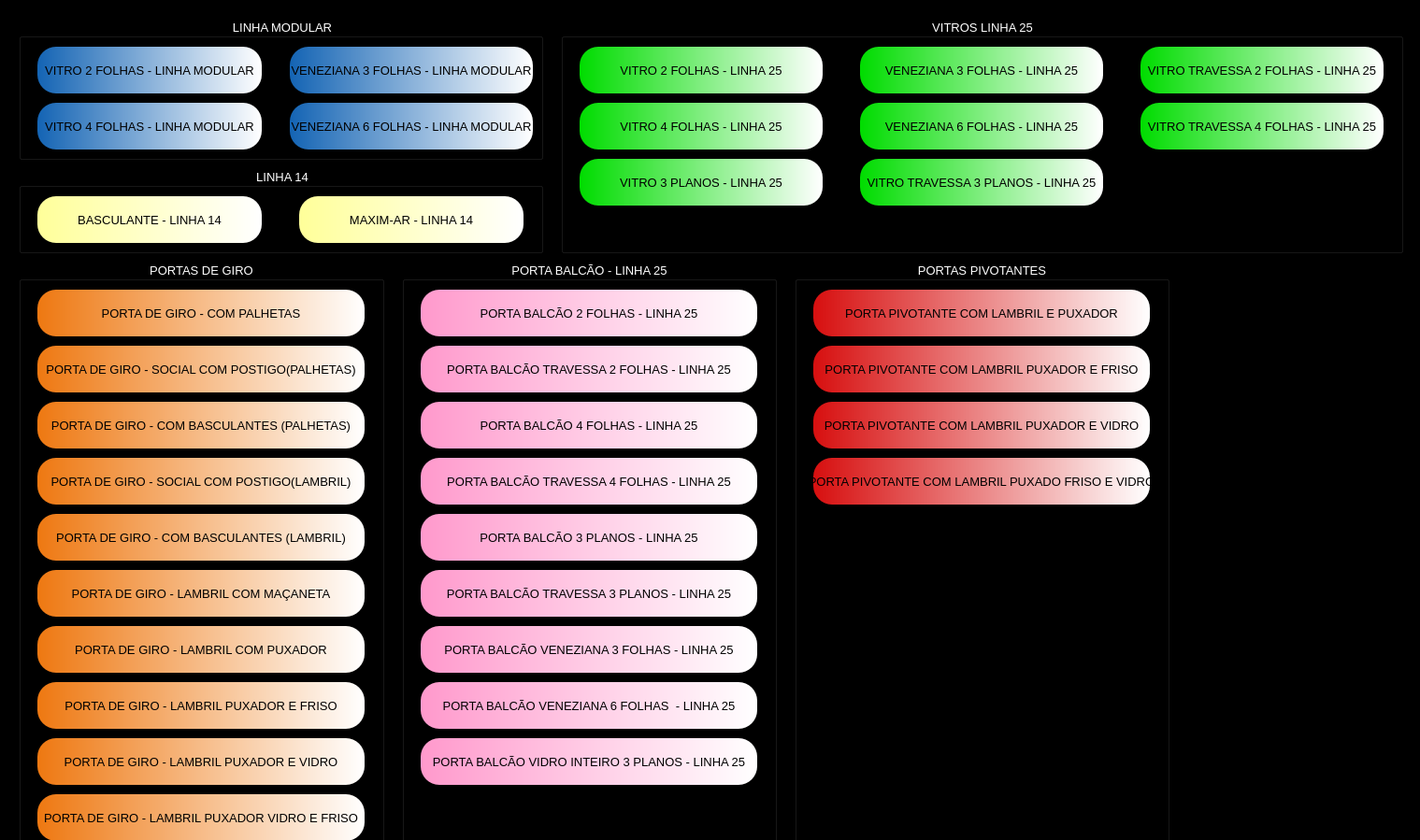
<?xml version="1.0" encoding="UTF-8"?>
<ui version="4.0">
 <class>MainWindow_menu_produtos</class>
 <widget class="QMainWindow" name="MainWindow_menu_produtos">
  <property name="geometry">
   <rect>
    <x>0</x>
    <y>0</y>
    <width>1519</width>
    <height>899</height>
   </rect>
  </property>
  <property name="windowTitle">
   <string>.:: PERFILARE ::. - Meu de Produtos</string>
  </property>
  <property name="styleSheet">
   <string notr="true">background-color: rgb(0, 0, 0);</string>
  </property>
  <widget class="QWidget" name="centralwidget_menu_principal">
   <widget class="QGroupBox" name="groupBox_linha_modular">
    <property name="geometry">
     <rect>
      <x>20</x>
      <y>20</y>
      <width>561</width>
      <height>151</height>
     </rect>
    </property>
    <property name="font">
     <font>
      <pointsize>10</pointsize>
     </font>
    </property>
    <property name="styleSheet">
     <string notr="true">color: rgb(255, 255, 255);</string>
    </property>
    <property name="title">
     <string>LINHA MODULAR</string>
    </property>
    <property name="alignment">
     <set>Qt::AlignHCenter|Qt::AlignTop</set>
    </property>
    <property name="flat">
     <bool>false</bool>
    </property>
    <property name="checkable">
     <bool>false</bool>
    </property>
    <widget class="QPushButton" name="pushButton_vitro_modular_2f">
     <property name="geometry">
      <rect>
       <x>20</x>
       <y>30</y>
       <width>240</width>
       <height>50</height>
      </rect>
     </property>
     <property name="font">
      <font>
       <pointsize>10</pointsize>
      </font>
     </property>
     <property name="styleSheet">
      <string notr="true">background-color: qlineargradient(spread:pad, x1:0, y1:0, x2:1, y2:0, stop:0 rgba(20, 100, 180, 255), stop:1 rgba(255, 255, 255, 255));
color: rgb(0, 0, 0);
border-radius: 20px;</string>
     </property>
     <property name="text">
      <string>VITRO 2 FOLHAS - LINHA MODULAR</string>
     </property>
    </widget>
    <widget class="QPushButton" name="pushButton_vitro_modular_4f">
     <property name="geometry">
      <rect>
       <x>20</x>
       <y>90</y>
       <width>240</width>
       <height>50</height>
      </rect>
     </property>
     <property name="font">
      <font>
       <pointsize>10</pointsize>
      </font>
     </property>
     <property name="styleSheet">
      <string notr="true">background-color: qlineargradient(spread:pad, x1:0, y1:0, x2:1, y2:0, stop:0 rgba(20, 100, 180, 255), stop:1 rgba(255, 255, 255, 255));
color: rgb(0, 0, 0);
border-radius: 20px;</string>
     </property>
     <property name="text">
      <string>VITRO 4 FOLHAS - LINHA MODULAR</string>
     </property>
    </widget>
    <widget class="QPushButton" name="pushButton_veneziana_modular_3f">
     <property name="geometry">
      <rect>
       <x>290</x>
       <y>30</y>
       <width>260</width>
       <height>50</height>
      </rect>
     </property>
     <property name="font">
      <font>
       <pointsize>10</pointsize>
      </font>
     </property>
     <property name="styleSheet">
      <string notr="true">background-color: qlineargradient(spread:pad, x1:0, y1:0, x2:1, y2:0, stop:0 rgba(20, 100, 180, 255), stop:1 rgba(255, 255, 255, 255));
color: rgb(0, 0, 0);
border-radius: 20px;</string>
     </property>
     <property name="text">
      <string>VENEZIANA 3 FOLHAS - LINHA MODULAR</string>
     </property>
    </widget>
    <widget class="QPushButton" name="pushButton_veneziana_modular_6f">
     <property name="geometry">
      <rect>
       <x>290</x>
       <y>90</y>
       <width>260</width>
       <height>50</height>
      </rect>
     </property>
     <property name="font">
      <font>
       <pointsize>10</pointsize>
      </font>
     </property>
     <property name="styleSheet">
      <string notr="true">background-color: qlineargradient(spread:pad, x1:0, y1:0, x2:1, y2:0, stop:0 rgba(20, 100, 180, 255), stop:1 rgba(255, 255, 255, 255));
color: rgb(0, 0, 0);
border-radius: 20px;</string>
     </property>
     <property name="text">
      <string>VENEZIANA 6 FOLHAS - LINHA MODULAR</string>
     </property>
    </widget>
   </widget>
   <widget class="QGroupBox" name="groupBox_vitro_linha_25">
    <property name="geometry">
     <rect>
      <x>600</x>
      <y>20</y>
      <width>901</width>
      <height>251</height>
     </rect>
    </property>
    <property name="font">
     <font>
      <pointsize>10</pointsize>
     </font>
    </property>
    <property name="styleSheet">
     <string notr="true">color: rgb(255, 255, 255);</string>
    </property>
    <property name="title">
     <string>VITROS LINHA 25</string>
    </property>
    <property name="alignment">
     <set>Qt::AlignHCenter|Qt::AlignTop</set>
    </property>
    <property name="flat">
     <bool>false</bool>
    </property>
    <property name="checkable">
     <bool>false</bool>
    </property>
    <widget class="QPushButton" name="pushButton_vitro_linha25_2f">
     <property name="geometry">
      <rect>
       <x>20</x>
       <y>30</y>
       <width>260</width>
       <height>50</height>
      </rect>
     </property>
     <property name="font">
      <font>
       <pointsize>10</pointsize>
      </font>
     </property>
     <property name="styleSheet">
      <string notr="true">background-color: qlineargradient(spread:pad, x1:0, y1:0, x2:1, y2:0, stop:0 rgba(0, 220, 0, 255), stop:1 rgba(255, 255, 255, 255));
color: rgb(0, 0, 0);
border-radius: 20px;</string>
     </property>
     <property name="text">
      <string>VITRO 2 FOLHAS - LINHA 25</string>
     </property>
    </widget>
    <widget class="QPushButton" name="pushButton_vitro_linha25_4f">
     <property name="geometry">
      <rect>
       <x>20</x>
       <y>90</y>
       <width>260</width>
       <height>50</height>
      </rect>
     </property>
     <property name="font">
      <font>
       <pointsize>10</pointsize>
      </font>
     </property>
     <property name="styleSheet">
      <string notr="true">background-color: qlineargradient(spread:pad, x1:0, y1:0, x2:1, y2:0, stop:0 rgba(0, 220, 0, 255), stop:1 rgba(255, 255, 255, 255));
color: rgb(0, 0, 0);
border-radius: 20px;</string>
     </property>
     <property name="text">
      <string>VITRO 4 FOLHAS - LINHA 25</string>
     </property>
    </widget>
    <widget class="QPushButton" name="pushButton_veneziana_linha25_3f">
     <property name="geometry">
      <rect>
       <x>320</x>
       <y>30</y>
       <width>260</width>
       <height>50</height>
      </rect>
     </property>
     <property name="font">
      <font>
       <pointsize>10</pointsize>
      </font>
     </property>
     <property name="styleSheet">
      <string notr="true">background-color: qlineargradient(spread:pad, x1:0, y1:0, x2:1, y2:0, stop:0 rgba(0, 220, 0, 255), stop:1 rgba(255, 255, 255, 255));
color: rgb(0, 0, 0);
border-radius: 20px;</string>
     </property>
     <property name="text">
      <string>VENEZIANA 3 FOLHAS - LINHA 25</string>
     </property>
    </widget>
    <widget class="QPushButton" name="pushButton_veneziana_linha25_6f">
     <property name="geometry">
      <rect>
       <x>320</x>
       <y>90</y>
       <width>260</width>
       <height>50</height>
      </rect>
     </property>
     <property name="font">
      <font>
       <pointsize>10</pointsize>
      </font>
     </property>
     <property name="styleSheet">
      <string notr="true">background-color: qlineargradient(spread:pad, x1:0, y1:0, x2:1, y2:0, stop:0 rgba(0, 220, 0, 255), stop:1 rgba(255, 255, 255, 255));
color: rgb(0, 0, 0);
border-radius: 20px;</string>
     </property>
     <property name="text">
      <string>VENEZIANA 6 FOLHAS - LINHA 25</string>
     </property>
    </widget>
    <widget class="QPushButton" name="pushButton_vitro_linha25_2f_2">
     <property name="geometry">
      <rect>
       <x>620</x>
       <y>30</y>
       <width>260</width>
       <height>50</height>
      </rect>
     </property>
     <property name="font">
      <font>
       <pointsize>10</pointsize>
      </font>
     </property>
     <property name="styleSheet">
      <string notr="true">background-color: qlineargradient(spread:pad, x1:0, y1:0, x2:1, y2:0, stop:0 rgba(0, 220, 0, 255), stop:1 rgba(255, 255, 255, 255));
color: rgb(0, 0, 0);
border-radius: 20px;</string>
     </property>
     <property name="text">
      <string>VITRO TRAVESSA 2 FOLHAS - LINHA 25</string>
     </property>
    </widget>
    <widget class="QPushButton" name="pushButton_veneziana_linha25_3f_2">
     <property name="geometry">
      <rect>
       <x>20</x>
       <y>150</y>
       <width>260</width>
       <height>50</height>
      </rect>
     </property>
     <property name="font">
      <font>
       <pointsize>10</pointsize>
      </font>
     </property>
     <property name="styleSheet">
      <string notr="true">background-color: qlineargradient(spread:pad, x1:0, y1:0, x2:1, y2:0, stop:0 rgba(0, 220, 0, 255), stop:1 rgba(255, 255, 255, 255));
color: rgb(0, 0, 0);
border-radius: 20px;</string>
     </property>
     <property name="text">
      <string>VITRO 3 PLANOS - LINHA 25</string>
     </property>
    </widget>
    <widget class="QPushButton" name="pushButton_vitro_linha25_4f_2">
     <property name="geometry">
      <rect>
       <x>620</x>
       <y>90</y>
       <width>260</width>
       <height>50</height>
      </rect>
     </property>
     <property name="font">
      <font>
       <pointsize>10</pointsize>
      </font>
     </property>
     <property name="styleSheet">
      <string notr="true">background-color: qlineargradient(spread:pad, x1:0, y1:0, x2:1, y2:0, stop:0 rgba(0, 220, 0, 255), stop:1 rgba(255, 255, 255, 255));
color: rgb(0, 0, 0);
border-radius: 20px;</string>
     </property>
     <property name="text">
      <string>VITRO TRAVESSA 4 FOLHAS - LINHA 25</string>
     </property>
    </widget>
    <widget class="QPushButton" name="pushButton_veneziana_linha25_6f_2">
     <property name="geometry">
      <rect>
       <x>320</x>
       <y>150</y>
       <width>260</width>
       <height>50</height>
      </rect>
     </property>
     <property name="font">
      <font>
       <pointsize>10</pointsize>
      </font>
     </property>
     <property name="styleSheet">
      <string notr="true">background-color: qlineargradient(spread:pad, x1:0, y1:0, x2:1, y2:0, stop:0 rgba(0, 220, 0, 255), stop:1 rgba(255, 255, 255, 255));
color: rgb(0, 0, 0);
border-radius: 20px;</string>
     </property>
     <property name="text">
      <string>VITRO TRAVESSA 3 PLANOS - LINHA 25</string>
     </property>
    </widget>
   </widget>
   <widget class="QGroupBox" name="groupBox_porta_balcao_linha25">
    <property name="geometry">
     <rect>
      <x>430</x>
      <y>280</y>
      <width>401</width>
      <height>641</height>
     </rect>
    </property>
    <property name="font">
     <font>
      <pointsize>10</pointsize>
     </font>
    </property>
    <property name="styleSheet">
     <string notr="true">color: rgb(255, 255, 255);</string>
    </property>
    <property name="title">
     <string>PORTA BALCÃO - LINHA 25</string>
    </property>
    <property name="alignment">
     <set>Qt::AlignHCenter|Qt::AlignTop</set>
    </property>
    <property name="flat">
     <bool>false</bool>
    </property>
    <property name="checkable">
     <bool>false</bool>
    </property>
    <widget class="QPushButton" name="pushButton_pt_balcao_2f_linha25">
     <property name="geometry">
      <rect>
       <x>20</x>
       <y>30</y>
       <width>360</width>
       <height>50</height>
      </rect>
     </property>
     <property name="font">
      <font>
       <pointsize>10</pointsize>
      </font>
     </property>
     <property name="styleSheet">
      <string notr="true">background-color: qlineargradient(spread:pad, x1:0, y1:0, x2:1, y2:0, stop:0 rgba(255, 153, 204, 255), stop:1 rgba(255, 255, 255, 255));
color: rgb(0, 0, 0);
border-radius: 20px;</string>
     </property>
     <property name="text">
      <string>PORTA BALCÃO 2 FOLHAS - LINHA 25</string>
     </property>
    </widget>
    <widget class="QPushButton" name="pushButton_pt_balcao_travessa_2f_linha25">
     <property name="geometry">
      <rect>
       <x>20</x>
       <y>90</y>
       <width>360</width>
       <height>50</height>
      </rect>
     </property>
     <property name="font">
      <font>
       <pointsize>10</pointsize>
      </font>
     </property>
     <property name="styleSheet">
      <string notr="true">background-color: qlineargradient(spread:pad, x1:0, y1:0, x2:1, y2:0, stop:0 rgba(255, 153, 204, 255), stop:1 rgba(255, 255, 255, 255));
color: rgb(0, 0, 0);
border-radius: 20px;</string>
     </property>
     <property name="text">
      <string>PORTA BALCÃO TRAVESSA 2 FOLHAS - LINHA 25</string>
     </property>
    </widget>
    <widget class="QPushButton" name="pushButton_pt_balcao_4f_linha25">
     <property name="geometry">
      <rect>
       <x>20</x>
       <y>150</y>
       <width>360</width>
       <height>50</height>
      </rect>
     </property>
     <property name="font">
      <font>
       <pointsize>10</pointsize>
      </font>
     </property>
     <property name="styleSheet">
      <string notr="true">background-color: qlineargradient(spread:pad, x1:0, y1:0, x2:1, y2:0, stop:0 rgba(255, 153, 204, 255), stop:1 rgba(255, 255, 255, 255));
color: rgb(0, 0, 0);
border-radius: 20px;</string>
     </property>
     <property name="text">
      <string>PORTA BALCÃO 4 FOLHAS - LINHA 25</string>
     </property>
    </widget>
    <widget class="QPushButton" name="pushButton_pt_balcao_travessa_4f_linha25">
     <property name="geometry">
      <rect>
       <x>20</x>
       <y>210</y>
       <width>360</width>
       <height>50</height>
      </rect>
     </property>
     <property name="font">
      <font>
       <pointsize>10</pointsize>
      </font>
     </property>
     <property name="styleSheet">
      <string notr="true">background-color: qlineargradient(spread:pad, x1:0, y1:0, x2:1, y2:0, stop:0 rgba(255, 153, 204, 255), stop:1 rgba(255, 255, 255, 255));
color: rgb(0, 0, 0);
border-radius: 20px;</string>
     </property>
     <property name="text">
      <string>PORTA BALCÃO TRAVESSA 4 FOLHAS - LINHA 25</string>
     </property>
    </widget>
    <widget class="QPushButton" name="pushButton_pt_balcao_venez_3f_linha25">
     <property name="geometry">
      <rect>
       <x>20</x>
       <y>390</y>
       <width>360</width>
       <height>50</height>
      </rect>
     </property>
     <property name="font">
      <font>
       <pointsize>10</pointsize>
      </font>
     </property>
     <property name="styleSheet">
      <string notr="true">background-color: qlineargradient(spread:pad, x1:0, y1:0, x2:1, y2:0, stop:0 rgba(255, 153, 204, 255), stop:1 rgba(255, 255, 255, 255));
color: rgb(0, 0, 0);
border-radius: 20px;</string>
     </property>
     <property name="text">
      <string>PORTA BALCÃO VENEZIANA 3 FOLHAS - LINHA 25</string>
     </property>
    </widget>
    <widget class="QPushButton" name="pushButton_pt_balcao_3planos_linha25">
     <property name="geometry">
      <rect>
       <x>20</x>
       <y>270</y>
       <width>360</width>
       <height>50</height>
      </rect>
     </property>
     <property name="font">
      <font>
       <pointsize>10</pointsize>
      </font>
     </property>
     <property name="styleSheet">
      <string notr="true">background-color: qlineargradient(spread:pad, x1:0, y1:0, x2:1, y2:0, stop:0 rgba(255, 153, 204, 255), stop:1 rgba(255, 255, 255, 255));
color: rgb(0, 0, 0);
border-radius: 20px;</string>
     </property>
     <property name="text">
      <string>PORTA BALCÃO 3 PLANOS - LINHA 25</string>
     </property>
    </widget>
    <widget class="QPushButton" name="pushButton_pt_balcao_venez_6f_linha25">
     <property name="geometry">
      <rect>
       <x>20</x>
       <y>450</y>
       <width>360</width>
       <height>50</height>
      </rect>
     </property>
     <property name="font">
      <font>
       <pointsize>10</pointsize>
      </font>
     </property>
     <property name="styleSheet">
      <string notr="true">background-color: qlineargradient(spread:pad, x1:0, y1:0, x2:1, y2:0, stop:0 rgba(255, 153, 204, 255), stop:1 rgba(255, 255, 255, 255));
color: rgb(0, 0, 0);
border-radius: 20px;</string>
     </property>
     <property name="text">
      <string>PORTA BALCÃO VENEZIANA 6 FOLHAS  - LINHA 25</string>
     </property>
    </widget>
    <widget class="QPushButton" name="pushButton_pt_balcao_3planos_travessa_linha25">
     <property name="geometry">
      <rect>
       <x>20</x>
       <y>330</y>
       <width>360</width>
       <height>50</height>
      </rect>
     </property>
     <property name="font">
      <font>
       <pointsize>10</pointsize>
      </font>
     </property>
     <property name="styleSheet">
      <string notr="true">background-color: qlineargradient(spread:pad, x1:0, y1:0, x2:1, y2:0, stop:0 rgba(255, 153, 204, 255), stop:1 rgba(255, 255, 255, 255));
color: rgb(0, 0, 0);
border-radius: 20px;</string>
     </property>
     <property name="text">
      <string>PORTA BALCÃO TRAVESSA 3 PLANOS - LINHA 25</string>
     </property>
    </widget>
    <widget class="QPushButton" name="pushButton_pt_balc_3planos_vdint_linha25">
     <property name="geometry">
      <rect>
       <x>20</x>
       <y>510</y>
       <width>360</width>
       <height>50</height>
      </rect>
     </property>
     <property name="font">
      <font>
       <pointsize>10</pointsize>
      </font>
     </property>
     <property name="styleSheet">
      <string notr="true">background-color: qlineargradient(spread:pad, x1:0, y1:0, x2:1, y2:0, stop:0 rgba(255, 153, 204, 255), stop:1 rgba(255, 255, 255, 255));
color: rgb(0, 0, 0);
border-radius: 20px;</string>
     </property>
     <property name="text">
      <string>PORTA BALCÃO VIDRO INTEIRO 3 PLANOS - LINHA 25</string>
     </property>
    </widget>
   </widget>
   <widget class="QGroupBox" name="groupBox_linha14_max_basc">
    <property name="geometry">
     <rect>
      <x>20</x>
      <y>180</y>
      <width>561</width>
      <height>91</height>
     </rect>
    </property>
    <property name="font">
     <font>
      <pointsize>10</pointsize>
     </font>
    </property>
    <property name="styleSheet">
     <string notr="true">color: rgb(255, 255, 255);</string>
    </property>
    <property name="title">
     <string>LINHA 14</string>
    </property>
    <property name="alignment">
     <set>Qt::AlignHCenter|Qt::AlignTop</set>
    </property>
    <property name="flat">
     <bool>false</bool>
    </property>
    <property name="checkable">
     <bool>false</bool>
    </property>
    <widget class="QPushButton" name="pushButton_basculante_linha14">
     <property name="geometry">
      <rect>
       <x>20</x>
       <y>30</y>
       <width>240</width>
       <height>50</height>
      </rect>
     </property>
     <property name="font">
      <font>
       <pointsize>10</pointsize>
      </font>
     </property>
     <property name="styleSheet">
      <string notr="true">background-color: qlineargradient(spread:pad, x1:0, y1:0, x2:1, y2:0, stop:0 rgba(255, 255, 153, 255), stop:1 rgba(255, 255, 255, 255));
color: rgb(0, 0, 0);
border-radius: 20px;</string>
     </property>
     <property name="text">
      <string>BASCULANTE - LINHA 14</string>
     </property>
    </widget>
    <widget class="QPushButton" name="pushButton_maximar_linha14">
     <property name="geometry">
      <rect>
       <x>300</x>
       <y>30</y>
       <width>240</width>
       <height>50</height>
      </rect>
     </property>
     <property name="font">
      <font>
       <pointsize>10</pointsize>
      </font>
     </property>
     <property name="styleSheet">
      <string notr="true">background-color: qlineargradient(spread:pad, x1:0, y1:0, x2:1, y2:0, stop:0 rgba(255, 255, 153, 255), stop:1 rgba(255, 255, 255, 255));
color: rgb(0, 0, 0);
border-radius: 20px;</string>
     </property>
     <property name="text">
      <string>MAXIM-AR - LINHA 14</string>
     </property>
    </widget>
   </widget>
   <widget class="QGroupBox" name="groupBox_porta_giro">
    <property name="geometry">
     <rect>
      <x>20</x>
      <y>280</y>
      <width>391</width>
      <height>641</height>
     </rect>
    </property>
    <property name="font">
     <font>
      <pointsize>10</pointsize>
     </font>
    </property>
    <property name="styleSheet">
     <string notr="true">color: rgb(255, 255, 255);</string>
    </property>
    <property name="title">
     <string>PORTAS DE GIRO</string>
    </property>
    <property name="alignment">
     <set>Qt::AlignHCenter|Qt::AlignTop</set>
    </property>
    <property name="flat">
     <bool>false</bool>
    </property>
    <property name="checkable">
     <bool>false</bool>
    </property>
    <widget class="QPushButton" name="pushButton_pt_giro_palheta">
     <property name="geometry">
      <rect>
       <x>20</x>
       <y>30</y>
       <width>350</width>
       <height>50</height>
      </rect>
     </property>
     <property name="font">
      <font>
       <pointsize>10</pointsize>
      </font>
     </property>
     <property name="styleSheet">
      <string notr="true">background-color: qlineargradient(spread:pad, x1:0, y1:0, x2:1, y2:0, stop:0 rgba(238, 120, 17, 255), stop:1 rgba(255, 255, 255, 255));
color: rgb(0, 0, 0);
border-radius: 20px;</string>
     </property>
     <property name="text">
      <string>PORTA DE GIRO - COM PALHETAS</string>
     </property>
    </widget>
    <widget class="QPushButton" name="pushButton_pt_giro_social_pl">
     <property name="geometry">
      <rect>
       <x>20</x>
       <y>90</y>
       <width>350</width>
       <height>50</height>
      </rect>
     </property>
     <property name="font">
      <font>
       <pointsize>10</pointsize>
      </font>
     </property>
     <property name="styleSheet">
      <string notr="true">background-color: qlineargradient(spread:pad, x1:0, y1:0, x2:1, y2:0, stop:0 rgba(238, 120, 17, 255), stop:1 rgba(255, 255, 255, 255));
color: rgb(0, 0, 0);
border-radius: 20px;</string>
     </property>
     <property name="text">
      <string>PORTA DE GIRO - SOCIAL COM POSTIGO(PALHETAS)</string>
     </property>
    </widget>
    <widget class="QPushButton" name="pushButton_pt_gio_social_lb">
     <property name="geometry">
      <rect>
       <x>20</x>
       <y>210</y>
       <width>350</width>
       <height>50</height>
      </rect>
     </property>
     <property name="font">
      <font>
       <pointsize>10</pointsize>
      </font>
     </property>
     <property name="styleSheet">
      <string notr="true">background-color: qlineargradient(spread:pad, x1:0, y1:0, x2:1, y2:0, stop:0 rgba(238, 120, 17, 255), stop:1 rgba(255, 255, 255, 255));
color: rgb(0, 0, 0);
border-radius: 20px;</string>
     </property>
     <property name="text">
      <string>PORTA DE GIRO - SOCIAL COM POSTIGO(LAMBRIL)</string>
     </property>
    </widget>
    <widget class="QPushButton" name="pushButton_pt_giro_basculante_lb">
     <property name="geometry">
      <rect>
       <x>20</x>
       <y>270</y>
       <width>350</width>
       <height>50</height>
      </rect>
     </property>
     <property name="font">
      <font>
       <pointsize>10</pointsize>
      </font>
     </property>
     <property name="styleSheet">
      <string notr="true">background-color: qlineargradient(spread:pad, x1:0, y1:0, x2:1, y2:0, stop:0 rgba(238, 120, 17, 255), stop:1 rgba(255, 255, 255, 255));
color: rgb(0, 0, 0);
border-radius: 20px;</string>
     </property>
     <property name="text">
      <string>PORTA DE GIRO - COM BASCULANTES (LAMBRIL)</string>
     </property>
    </widget>
    <widget class="QPushButton" name="pushButton_pt_giro_lb_puxador_friso">
     <property name="geometry">
      <rect>
       <x>20</x>
       <y>450</y>
       <width>350</width>
       <height>50</height>
      </rect>
     </property>
     <property name="font">
      <font>
       <pointsize>10</pointsize>
      </font>
     </property>
     <property name="styleSheet">
      <string notr="true">background-color: qlineargradient(spread:pad, x1:0, y1:0, x2:1, y2:0, stop:0 rgba(238, 120, 17, 255), stop:1 rgba(255, 255, 255, 255));
color: rgb(0, 0, 0);
border-radius: 20px;</string>
     </property>
     <property name="text">
      <string>PORTA DE GIRO - LAMBRIL PUXADOR E FRISO</string>
     </property>
    </widget>
    <widget class="QPushButton" name="pushButton_pt_giro_lb_macaneta">
     <property name="geometry">
      <rect>
       <x>20</x>
       <y>330</y>
       <width>350</width>
       <height>50</height>
      </rect>
     </property>
     <property name="font">
      <font>
       <pointsize>10</pointsize>
      </font>
     </property>
     <property name="styleSheet">
      <string notr="true">background-color: qlineargradient(spread:pad, x1:0, y1:0, x2:1, y2:0, stop:0 rgba(238, 120, 17, 255), stop:1 rgba(255, 255, 255, 255));
color: rgb(0, 0, 0);
border-radius: 20px;</string>
     </property>
     <property name="text">
      <string>PORTA DE GIRO - LAMBRIL COM MAÇANETA</string>
     </property>
    </widget>
    <widget class="QPushButton" name="pushButton_pt_giro_lb_puxador_vidro">
     <property name="geometry">
      <rect>
       <x>20</x>
       <y>510</y>
       <width>350</width>
       <height>50</height>
      </rect>
     </property>
     <property name="font">
      <font>
       <pointsize>10</pointsize>
      </font>
     </property>
     <property name="styleSheet">
      <string notr="true">background-color: qlineargradient(spread:pad, x1:0, y1:0, x2:1, y2:0, stop:0 rgba(238, 120, 17, 255), stop:1 rgba(255, 255, 255, 255));
color: rgb(0, 0, 0);
border-radius: 20px;</string>
     </property>
     <property name="text">
      <string>PORTA DE GIRO - LAMBRIL PUXADOR E VIDRO</string>
     </property>
    </widget>
    <widget class="QPushButton" name="pushButton_pt_giro_lb_puxador">
     <property name="geometry">
      <rect>
       <x>20</x>
       <y>390</y>
       <width>350</width>
       <height>50</height>
      </rect>
     </property>
     <property name="font">
      <font>
       <pointsize>10</pointsize>
      </font>
     </property>
     <property name="styleSheet">
      <string notr="true">background-color: qlineargradient(spread:pad, x1:0, y1:0, x2:1, y2:0, stop:0 rgba(238, 120, 17, 255), stop:1 rgba(255, 255, 255, 255));
color: rgb(0, 0, 0);
border-radius: 20px;</string>
     </property>
     <property name="text">
      <string>PORTA DE GIRO - LAMBRIL COM PUXADOR</string>
     </property>
    </widget>
    <widget class="QPushButton" name="pushButton_pt_giro_basculante_pl">
     <property name="geometry">
      <rect>
       <x>20</x>
       <y>150</y>
       <width>350</width>
       <height>50</height>
      </rect>
     </property>
     <property name="font">
      <font>
       <pointsize>10</pointsize>
      </font>
     </property>
     <property name="styleSheet">
      <string notr="true">background-color: qlineargradient(spread:pad, x1:0, y1:0, x2:1, y2:0, stop:0 rgba(238, 120, 17, 255), stop:1 rgba(255, 255, 255, 255));
color: rgb(0, 0, 0);
border-radius: 20px;</string>
     </property>
     <property name="text">
      <string>PORTA DE GIRO - COM BASCULANTES (PALHETAS)</string>
     </property>
    </widget>
    <widget class="QPushButton" name="pushButton_pt_giro_lb_puxador_vidro_friso">
     <property name="geometry">
      <rect>
       <x>20</x>
       <y>570</y>
       <width>350</width>
       <height>50</height>
      </rect>
     </property>
     <property name="font">
      <font>
       <pointsize>10</pointsize>
      </font>
     </property>
     <property name="styleSheet">
      <string notr="true">background-color: qlineargradient(spread:pad, x1:0, y1:0, x2:1, y2:0, stop:0 rgba(238, 120, 17, 255), stop:1 rgba(255, 255, 255, 255));
color: rgb(0, 0, 0);
border-radius: 20px;</string>
     </property>
     <property name="text">
      <string>PORTA DE GIRO - LAMBRIL PUXADOR VIDRO E FRISO</string>
     </property>
    </widget>
   </widget>
   <widget class="QGroupBox" name="groupBox_porta_pivotante">
    <property name="geometry">
     <rect>
      <x>850</x>
      <y>280</y>
      <width>401</width>
      <height>641</height>
     </rect>
    </property>
    <property name="font">
     <font>
      <pointsize>10</pointsize>
     </font>
    </property>
    <property name="styleSheet">
     <string notr="true">color: rgb(255, 255, 255);</string>
    </property>
    <property name="title">
     <string>PORTAS PIVOTANTES</string>
    </property>
    <property name="alignment">
     <set>Qt::AlignHCenter|Qt::AlignTop</set>
    </property>
    <property name="flat">
     <bool>false</bool>
    </property>
    <property name="checkable">
     <bool>false</bool>
    </property>
    <widget class="QPushButton" name="pushButton_pt_piv_lb_puxador">
     <property name="geometry">
      <rect>
       <x>20</x>
       <y>30</y>
       <width>360</width>
       <height>50</height>
      </rect>
     </property>
     <property name="font">
      <font>
       <pointsize>10</pointsize>
      </font>
     </property>
     <property name="styleSheet">
      <string notr="true">background-color: qlineargradient(spread:pad, x1:0, y1:0, x2:1, y2:0, stop:0 rgba(215, 15, 15, 255), stop:1 rgba(255, 255, 255, 255));
color: rgb(0, 0, 0);
border-radius: 20px;</string>
     </property>
     <property name="text">
      <string>PORTA PIVOTANTE COM LAMBRIL E PUXADOR</string>
     </property>
    </widget>
    <widget class="QPushButton" name="pushButton_pt_piv_lb_puxador_friso">
     <property name="geometry">
      <rect>
       <x>20</x>
       <y>90</y>
       <width>360</width>
       <height>50</height>
      </rect>
     </property>
     <property name="font">
      <font>
       <pointsize>10</pointsize>
      </font>
     </property>
     <property name="styleSheet">
      <string notr="true">background-color: qlineargradient(spread:pad, x1:0, y1:0, x2:1, y2:0, stop:0 rgba(215, 15, 15, 255), stop:1 rgba(255, 255, 255, 255));
color: rgb(0, 0, 0);
border-radius: 20px;</string>
     </property>
     <property name="text">
      <string>PORTA PIVOTANTE COM LAMBRIL PUXADOR E FRISO</string>
     </property>
    </widget>
    <widget class="QPushButton" name="pushButton_pt_piv_lb_puxador_vidro">
     <property name="geometry">
      <rect>
       <x>20</x>
       <y>150</y>
       <width>360</width>
       <height>50</height>
      </rect>
     </property>
     <property name="font">
      <font>
       <pointsize>10</pointsize>
      </font>
     </property>
     <property name="styleSheet">
      <string notr="true">background-color: qlineargradient(spread:pad, x1:0, y1:0, x2:1, y2:0, stop:0 rgba(215, 15, 15, 255), stop:1 rgba(255, 255, 255, 255));
color: rgb(0, 0, 0);
border-radius: 20px;</string>
     </property>
     <property name="text">
      <string>PORTA PIVOTANTE COM LAMBRIL PUXADOR E VIDRO</string>
     </property>
    </widget>
    <widget class="QPushButton" name="pushButton_pt_piv_lb_puxador_friso_vidro">
     <property name="geometry">
      <rect>
       <x>20</x>
       <y>210</y>
       <width>360</width>
       <height>50</height>
      </rect>
     </property>
     <property name="font">
      <font>
       <pointsize>10</pointsize>
      </font>
     </property>
     <property name="styleSheet">
      <string notr="true">background-color: qlineargradient(spread:pad, x1:0, y1:0, x2:1, y2:0, stop:0 rgba(215, 15, 15, 255), stop:1 rgba(255, 255, 255, 255));
color: rgb(0, 0, 0);
border-radius: 20px;</string>
     </property>
     <property name="text">
      <string>PORTA PIVOTANTE COM LAMBRIL PUXADO FRISO E VIDRO</string>
     </property>
    </widget>
   </widget>
  </widget>
 </widget>
 <resources/>
 <connections/>
</ui>
